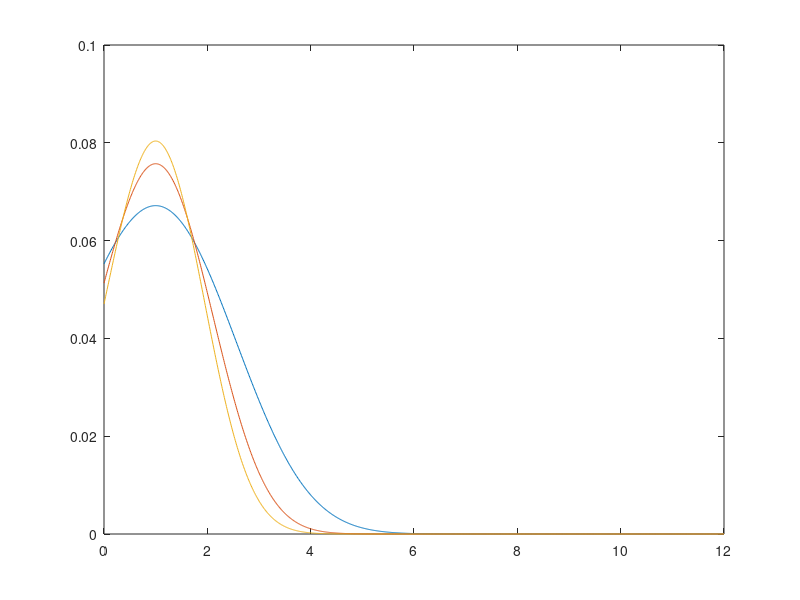

The MATLAB script that drew this image:
%%%%%%%%%%%%in [5]

k = [20, 40, 55, 90];

%array per ogni possibile valore di Rt
rt_max = 12;
rt_range = linspace(0,12,rt_max*100+1);

%gamma
gamma = 1/7;

%connessione tra lambda e rt
lam = k(1:end-1).*exp(gamma*(rt_range' - 1));

%calcolo la likelihood per ogni giorno e la normalizzo
%%PROBLEMA

likelihood_matrix = ones(1201,3);
for j = 1:3
    likelihood = exp(-lam(:,j)).*(lam(:,j).^k(j))/factorial(k(j));
    nlikelihood = normalize(likelihood,'norm');
    likelihood_matrix(:,j) = likelihood_matrix(:,j).*nlikelihood;
end
figure
plot(rt_range,likelihood_matrix(:,1),rt_range,likelihood_matrix(:,2),rt_range,likelihood_matrix(:,3))
